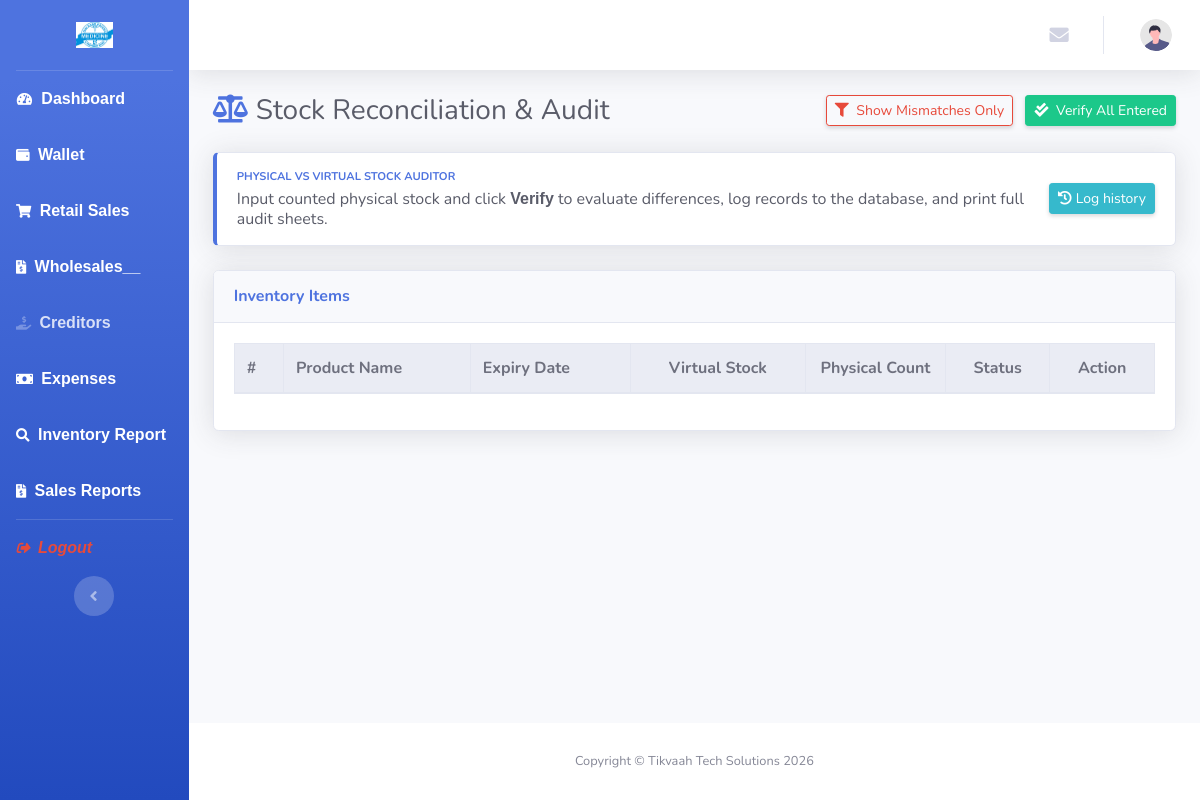
Page /views/reconciliation.view.php on the earlier database version.
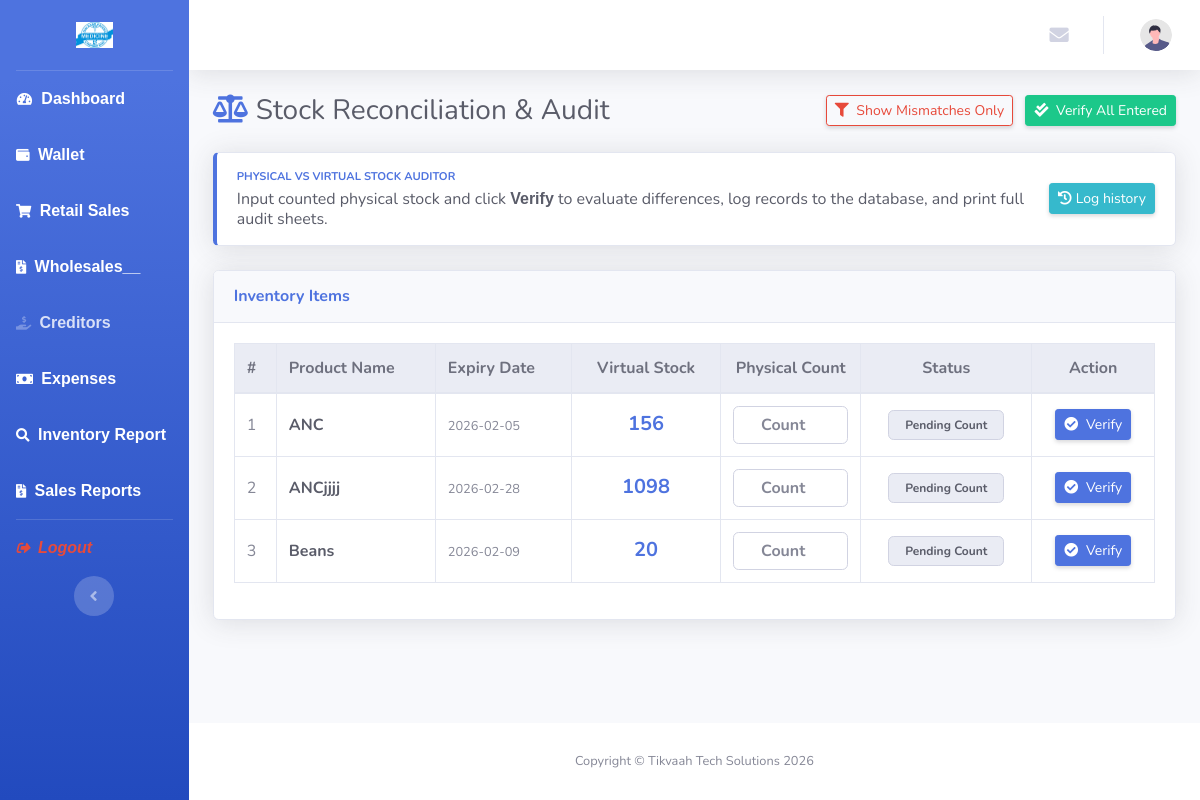
Same page on the later database version.
### tables this page shows
CREATE TABLE `supply_tbl` (
  `SupplyID` int(11) NOT NULL,
  `Department` int(11) NOT NULL,
  `ProductName` varchar(255) NOT NULL,
  `productcode` varchar(254) DEFAULT NULL,
  `Quantity` int(11) DEFAULT NULL,
  `supplyqty` int(11) DEFAULT NULL,
  `Price` float NOT NULL,
  `wholesaleprice` float NOT NULL,
  `Pprice` float NOT NULL,
  `UnitPack` int(11) NOT NULL,
  `pack` int(11) NOT NULL,
  `ExpiryDate` date NOT NULL,
  `SupplyDate` datetime NOT NULL DEFAULT current_timestamp(),
  `RecordedBy` varchar(255) DEFAULT NULL,
  `Status` varchar(20) NOT NULL DEFAULT 'Active',
  `StockQuantity` int(11) GENERATED ALWAYS AS (`Quantity` * `UnitPack`) STORED
);

### model/Database.php (called while the page is built, shortened)
<?php
    class Database{
      public function __construct()
      {
        $dsn = 'mysql:host=localhost;dbname=ansarpharmacy';
          $dbuser = 'root';
          $dbpass = '';
          try {
            $this->conn = new PDO($dsn, $dbuser, $dbpass);
          } catch (PDOException $e) {
            die("DB Connection failed:" .$e->getMessage());
          }
      }
    }
    $db = new Database();
?>

### views/reconciliation.view.php (the view, shortened to what the changed rows need)
<?php
    require 'partials/header.php';
    require 'model/Database.php';
    $query = "SELECT SupplyID, ProductName, productcode, Quantity, StockQuantity, ExpiryDate FROM supply_tbl WHERE Status = 'Active' ORDER BY ProductName ASC";
    $stmt = $db->conn->prepare($query);
    $stmt->execute();
    $products = $stmt->fetchAll(PDO::FETCH_ASSOC);
?>
<div id="wrapper">
    <div id="content-wrapper" class="d-flex flex-column">
        <div id="content">
            <div class="container-fluid">
                <div class="d-sm-flex align-items-center justify-content-between mb-4">
                    <h1 class="h3 mb-0 text-gray-800">
                        <i class="fas fa-balance-scale text-primary mr-2"></i>Stock Reconciliation & Audit
                    </h1>
                </div>
                <div class="card shadow mb-4">
                    <div class="card-body">
                        <div class="table-responsive">
                            <table class="table table-bordered table-hover" id="stockAuditTable" width="100%" cellspacing="0">
                                <thead class="thead-light">
                                    <tr>
                                        <th>#</th>
                                        <th>Product Name</th>
                                        <th>Expiry Date</th>
                                        <th class="text-center">Virtual Stock</th>
                                        <th class="text-center" style="width: 140px;">Physical Count</th>
                                        <th class="text-center">Status</th>
                                        <th class="text-center action-col">Action</th>
                                    </tr>
                                </thead>
                                <tbody>
                                    <?php foreach ($products as $index =>  $row):
                                        $virtualStock = (isset($row['StockQuantity']) && $row['StockQuantity'] > 0) ? $row['StockQuantity'] : $row['Quantity'];
                                    ?>
                                        <tr id="row-<?= $row['SupplyID'] ?>" data-status="pending">
                                            <td class="align-middle">
                                                <span><?= htmlspecialchars($index + 1) ?></span>
                                            </td>
                                            <td class="align-middle font-weight-bold text-gray-800 product-name">
                                                <?= htmlspecialchars($row['ProductName']) ?>
                                            </td>
                                            <td class="align-middle">
                                                <small class="text-muted"><?= htmlspecialchars($row['ExpiryDate']) ?></small>
                                            </td>
                                            <td class="align-middle text-center">
                                                <span class="h5 font-weight-bold text-primary mb-0 virtual-val">
                                                    <?= (int)$virtualStock ?>
                                                </span>
                                            </td>
                                            <td class="align-middle text-center">
                                                <input type="number"
                                                       class="form-control text-center physical-input font-weight-bold"
                                                       min="0"
                                                       placeholder="Count"
                                                       data-id="<?= $row['SupplyID'] ?>"
                                                       data-virtual="<?= (int)$virtualStock ?>">
                                            </td>
                                            <td class="align-middle text-center status-cell">
                                                <span class="badge badge-pending px-3 py-2">Pending Count</span>
                                            </td>
                                            <td class="align-middle text-center action-col">
                                                <button type="button"
                                                        class="btn btn-sm btn-primary verify-btn shadow-sm"
                                                        data-id="<?= $row['SupplyID'] ?>">
                                                    <i class="fas fa-check-circle mr-1"></i> Verify
                                                </button>
                                            </td>
                                        </tr>
                                    <?php endforeach; ?>
                                </tbody>
                            </table>
                        </div>
                    </div>
                </div>
            </div>
        </div>
<?php require 'partials/footer.php'; ?>

Differences in the rows shown:
added supply_tbl: ProductName "ANC", ExpiryDate "2026-02-05", Quantity "156"
added supply_tbl: ProductName "ANCjjjj", ExpiryDate "2026-02-28", Quantity "1098"
added supply_tbl: ProductName "Beans", ExpiryDate "2026-02-09", Quantity "20"
